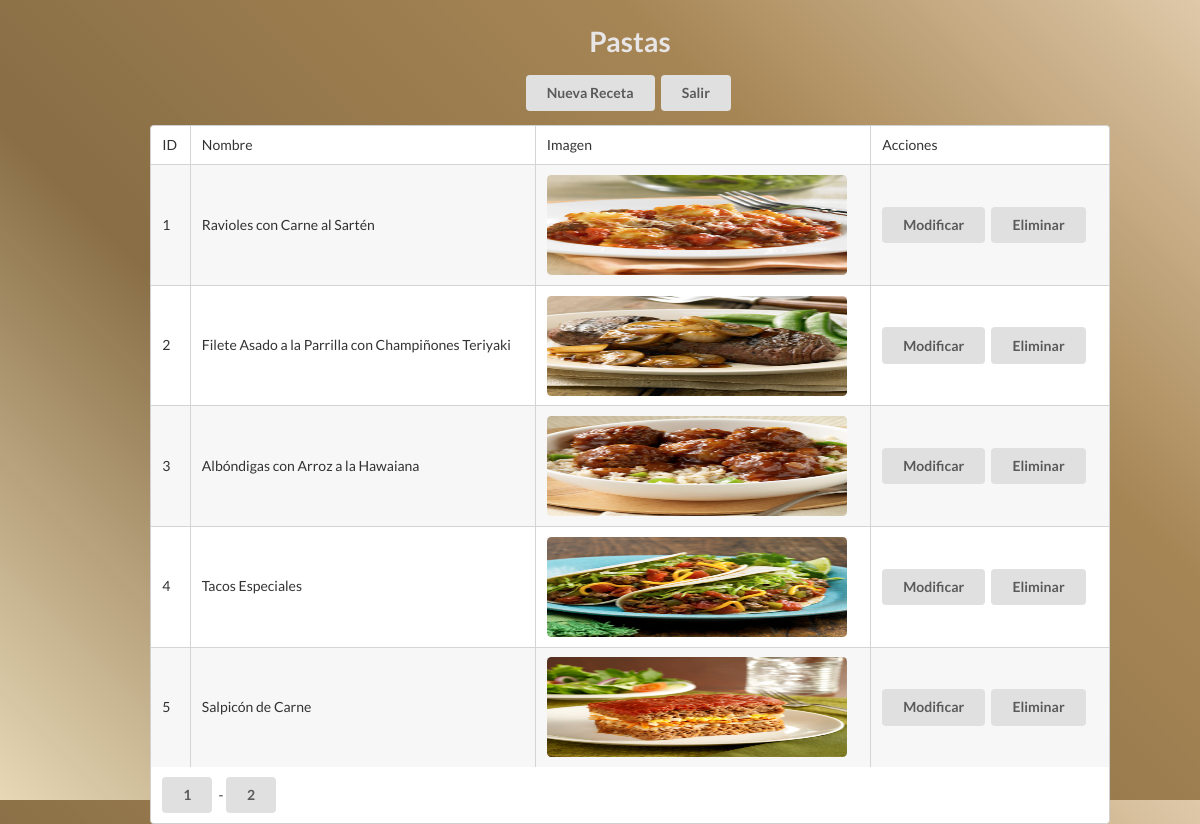
Page /admin/modificar/carnes/carnes.php on the committed database.
### tables this page shows
CREATE TABLE `carnes` (
  `id` int(11) NOT NULL auto_increment,
  `nombre` varchar(500) default NULL,
  `img` varchar(500) default NULL,
  PRIMARY KEY  (`id`)
);

### admin/modificar/carnes/listado.php (the view, shortened to what this page needs)
<?php
$limit = 5;
$pag = (int) $_GET["pag"];
if ($pag < 1)
{
   $pag = 1;
}
$offset = ($pag-1) * $limit;
$sql = "SELECT SQL_CALC_FOUND_ROWS id, nombre, img FROM carnes LIMIT $offset, $limit";
$sqlTotal = "SELECT FOUND_ROWS() as total";
$rs = mysql_query($sql);
$rsTotal = mysql_query($sqlTotal);
$rowTotal = mysql_fetch_assoc($rsTotal);
$total = $rowTotal["total"];
?>
<table class="ui celled striped table">
   <thead>
      <tr>
         <td>ID</td>
         <td>Nombre</td>
         <td>Imagen</td>
         <td>Acciones</td>
      </tr>
   </thead>
   <tbody>
      <form action="" method="GET" enctype="multipart/form-data">
         <?php
            while ($row = mysql_fetch_assoc($rs))
            {
               $id = $row["id"];
               $name = htmlentities($row["nombre"]);
               $img = $row["img"];
               ?>
               <tr>
                  <td><?php echo $id; ?></td>
                  <td><?php echo $name; ?></td>
                  <td><?php echo "<img class='ui medium rounded image' src='../../../catalog/carnes/images/".$img."' border='0' width='300' height='100'>"; ?></td>
                  <td>
                     <a href="modificar.php?id=<?php echo $row['id'];?>" class="ui button">Modificar</a>
                     <a href="eliminar.php?id=<?php echo $row['id'];?>" class="ui button">Eliminar</a>
                  </td>
               </tr>
               <?php
            }
         ?>
      </form>
   </tbody>
   <tfoot>
      <tr>
         <td colspan="4">
      <?php
         $totalPag = ceil($total/$limit);
         $links = array();
         for( $i=1; $i<=$totalPag ; $i++)
         {
            $links[] = "<a href=\"?pag=$i\" class='ui button'>$i</a>";
         }
         echo implode(" - ", $links);
      ?>
         </td>
      </tr>
   </tfoot>
</table>

### admin/estilos/modificar_platillos.css (style rules this page uses)
body { font-size: 1.1em; font-family: sans-serif; margin: 0px; color: rgb(232, 229, 230) !important; background: rgba(252,249,242,1) !important; background: rgba(231,216,182,1) !important; background: -moz-linear-gradient(45deg, rgba(231,216,182,1) 0%, rgba(135,108,67,0.99) 34%, rgba(164,131,81,0.98) 71%, rgba(222,199,166,0.97) 100%) !important; background: -webkit-gradient(left bottom, right top, color-stop(0%, rgba(231,216,182,1)), color-stop(34%, rgba(135,108,67,0.99)), color-stop(71%, rgba(164,131,81,0.98)), color-stop(100%, rgba(222,199,166,0.97))) !important; background: -webkit-linear-gradient(45deg, rgba(231,216,182,1) 0%, rgba(135,108,67,0.99) 34%, rgba(164,131,81,0.98) 71%, rgba(222,199,166,0.97) 100%) !important; background: -o-linear-gradient(45deg, rgba(231,216,182,1) 0%, rgba(135,108,67,0.99) 34%, rgba(164,131,81,0.98) 71%, rgba(222,199,166,0.97) 100%) !important; background: -ms-linear-gradient(45deg, rgba(231,216,182,1) 0%, rgba(135,108,67,0.99) 34%, rgba(164,131,81,0.98) 71%, rgba(222,199,166,0.97) 100%) !important; background: linear-gradient(45deg, rgba(231,216,182,1) 0%, rgba(135,108,67,0.99) 34%, rgba(164,131,81,0.98) 71%, rgba(222,199,166,0.97) 100%) !important; filter: progid:DXImageTransform.Microsoft.gradient( startColorstr='#e7d8b6', endColorstr='#dec7a6', GradientType=1 ) !important; }

### rows in the picture
carnes: id "1", nombre "Ravioles con Carne al Sartén", img (picture)
carnes: id "2", nombre "Filete Asado a la Parrilla con Champiñones Teriyaki", img (picture)
carnes: id "3", nombre "Albóndigas con Arroz a la Hawaiana", img (picture)
carnes: id "4", nombre "Tacos Especiales", img (picture)
carnes: id "5", nombre "Salpicón de Carne", img (picture)

### other values in the picture
implode(" - ", $links) "-"
